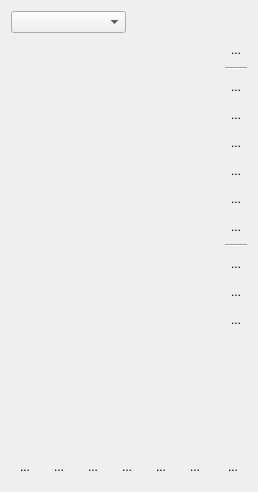
<?xml version="1.0" encoding="UTF-8"?>
<ui version="4.0">
 <class>WdgLayerBox</class>
 <widget class="QWidget" name="WdgLayerBox">
  <property name="geometry">
   <rect>
    <x>0</x>
    <y>0</y>
    <width>258</width>
    <height>492</height>
   </rect>
  </property>
  <layout class="QGridLayout" name="gridLayout">
   <item row="0" column="0">
    <layout class="QHBoxLayout" name="hbox2">
     <property name="margin">
      <number>0</number>
     </property>
     <item>
      <widget class="KisCompositeOpComboBox" name="cmbComposite">
       <property name="sizePolicy">
        <sizepolicy hsizetype="MinimumExpanding" vsizetype="Fixed">
         <horstretch>0</horstretch>
         <verstretch>0</verstretch>
        </sizepolicy>
       </property>
       <property name="toolTip">
        <string>Blending Mode</string>
       </property>
       <property name="whatsThis">
        <string>Select the blending mode for the layer.</string>
       </property>
      </widget>
     </item>
     <item>
      <widget class="KisDoubleSliderSpinBox" name="doubleOpacity" native="true">
       <property name="sizePolicy">
        <sizepolicy hsizetype="MinimumExpanding" vsizetype="Minimum">
         <horstretch>0</horstretch>
         <verstretch>0</verstretch>
        </sizepolicy>
       </property>
       <property name="minimumSize">
        <size>
         <width>10</width>
         <height>15</height>
        </size>
       </property>
       <property name="toolTip">
        <string>Layer Opacity</string>
       </property>
       <property name="whatsThis">
        <string>Adjust the transparency of the layer</string>
       </property>
      </widget>
     </item>
    </layout>
   </item>
   <item row="1" column="0">
    <layout class="QHBoxLayout" name="horizontalLayout">
     <item>
      <widget class="KoDocumentSectionView" name="listLayers" native="true">
       <property name="sizePolicy">
        <sizepolicy hsizetype="MinimumExpanding" vsizetype="Expanding">
         <horstretch>0</horstretch>
         <verstretch>0</verstretch>
        </sizepolicy>
       </property>
      </widget>
     </item>
     <item>
      <layout class="QVBoxLayout" name="verticalLayout">
       <item>
        <widget class="QToolButton" name="bnViewMode">
         <property name="minimumSize">
          <size>
           <width>22</width>
           <height>22</height>
          </size>
         </property>
         <property name="maximumSize">
          <size>
           <width>22</width>
           <height>22</height>
          </size>
         </property>
         <property name="text">
          <string>...</string>
         </property>
         <property name="iconSize">
          <size>
           <width>16</width>
           <height>16</height>
          </size>
         </property>
         <property name="autoRaise">
          <bool>true</bool>
         </property>
        </widget>
       </item>
       <item>
        <widget class="Line" name="line_2">
         <property name="orientation">
          <enum>Qt::Horizontal</enum>
         </property>
        </widget>
       </item>
       <item>
        <widget class="KisDropButton" name="bnAddPaintLayer">
         <property name="minimumSize">
          <size>
           <width>22</width>
           <height>22</height>
          </size>
         </property>
         <property name="maximumSize">
          <size>
           <width>22</width>
           <height>22</height>
          </size>
         </property>
         <property name="toolTip">
          <string>Add a New Paint Layer</string>
         </property>
         <property name="whatsThis">
          <string>Add a New Paint Layer. Press to create an empty paint layer. Drop an existing layer or mask to create a new paint layer based on the layer or mask.</string>
         </property>
         <property name="text">
          <string>...</string>
         </property>
         <property name="iconSize">
          <size>
           <width>16</width>
           <height>16</height>
          </size>
         </property>
         <property name="autoRaise">
          <bool>true</bool>
         </property>
        </widget>
       </item>
       <item>
        <widget class="KisDropButton" name="bnAddGroupLayer">
         <property name="minimumSize">
          <size>
           <width>22</width>
           <height>22</height>
          </size>
         </property>
         <property name="maximumSize">
          <size>
           <width>22</width>
           <height>22</height>
          </size>
         </property>
         <property name="toolTip">
          <string>Add a Group Layer</string>
         </property>
         <property name="statusTip">
          <string/>
         </property>
         <property name="whatsThis">
          <string>Add a Group Layer. Press to create an empty group layer, or drop a layer to create a new group containing that layer.</string>
         </property>
         <property name="text">
          <string>...</string>
         </property>
         <property name="iconSize">
          <size>
           <width>16</width>
           <height>16</height>
          </size>
         </property>
         <property name="autoRaise">
          <bool>true</bool>
         </property>
        </widget>
       </item>
       <item>
        <widget class="KisDropButton" name="bnAddFilterLayer">
         <property name="minimumSize">
          <size>
           <width>22</width>
           <height>22</height>
          </size>
         </property>
         <property name="maximumSize">
          <size>
           <width>22</width>
           <height>22</height>
          </size>
         </property>
         <property name="toolTip">
          <string>Add a Filter Layer</string>
         </property>
         <property name="whatsThis">
          <string>Add a Filter Layer. Press to create an empty filter layer or a filter layer with the current selection. Drop a layer or mask to create a filter layer based on that layer or mask.</string>
         </property>
         <property name="text">
          <string>...</string>
         </property>
         <property name="iconSize">
          <size>
           <width>16</width>
           <height>16</height>
          </size>
         </property>
         <property name="autoRaise">
          <bool>true</bool>
         </property>
        </widget>
       </item>
       <item>
        <widget class="KisDropButton" name="bnAddCloneLayer">
         <property name="minimumSize">
          <size>
           <width>22</width>
           <height>22</height>
          </size>
         </property>
         <property name="maximumSize">
          <size>
           <width>22</width>
           <height>22</height>
          </size>
         </property>
         <property name="toolTip">
          <string>Add a Clone Layer</string>
         </property>
         <property name="whatsThis">
          <string>Add a Clone Layer. Press to clone the current layer, or drop any layer to create a clone.</string>
         </property>
         <property name="text">
          <string>...</string>
         </property>
         <property name="iconSize">
          <size>
           <width>16</width>
           <height>16</height>
          </size>
         </property>
         <property name="autoRaise">
          <bool>true</bool>
         </property>
        </widget>
       </item>
       <item>
        <widget class="KisDropButton" name="bnAddGeneratedLayer">
         <property name="minimumSize">
          <size>
           <width>22</width>
           <height>22</height>
          </size>
         </property>
         <property name="maximumSize">
          <size>
           <width>22</width>
           <height>22</height>
          </size>
         </property>
         <property name="toolTip">
          <string>Add a Generated Layer</string>
         </property>
         <property name="whatsThis">
          <string>Add a Generated Layer. Press to create an empty generated layer or a generated layer with the current selection. Drop a layer or mask to create a generated layer based on that layer or mask.</string>
         </property>
         <property name="text">
          <string>...</string>
         </property>
         <property name="iconSize">
          <size>
           <width>16</width>
           <height>16</height>
          </size>
         </property>
         <property name="autoRaise">
          <bool>true</bool>
         </property>
        </widget>
       </item>
       <item>
        <widget class="KisDropButton" name="bnAddShapeLayer">
         <property name="minimumSize">
          <size>
           <width>22</width>
           <height>22</height>
          </size>
         </property>
         <property name="maximumSize">
          <size>
           <width>22</width>
           <height>22</height>
          </size>
         </property>
         <property name="toolTip">
          <string>Create a new Shape Layer</string>
         </property>
         <property name="whatsThis">
          <string>Create a new Shape Layer. Shape layers contain vector objects such as text or vector graphics. Drop vector objects from the shape selector on the canvas after selecting a shape layer.</string>
         </property>
         <property name="text">
          <string>...</string>
         </property>
         <property name="iconSize">
          <size>
           <width>16</width>
           <height>16</height>
          </size>
         </property>
         <property name="autoRaise">
          <bool>true</bool>
         </property>
        </widget>
       </item>
       <item>
        <widget class="Line" name="line">
         <property name="orientation">
          <enum>Qt::Horizontal</enum>
         </property>
        </widget>
       </item>
       <item>
        <widget class="KisDropButton" name="bnAddTransparencyMask">
         <property name="minimumSize">
          <size>
           <width>22</width>
           <height>22</height>
          </size>
         </property>
         <property name="maximumSize">
          <size>
           <width>22</width>
           <height>22</height>
          </size>
         </property>
         <property name="toolTip">
          <string>Add a Transparency Mask</string>
         </property>
         <property name="whatsThis">
          <string>Add a New Transparency Mask. Press to create an empty transparency mask or a transparency mask based on the current global selection. Drop a layer or mask to create a new transparency mask based on a layer, a layer's channels or the mask.</string>
         </property>
         <property name="text">
          <string>...</string>
         </property>
         <property name="iconSize">
          <size>
           <width>16</width>
           <height>16</height>
          </size>
         </property>
         <property name="autoRaise">
          <bool>true</bool>
         </property>
        </widget>
       </item>
       <item>
        <widget class="KisDropButton" name="bnAddFilterMask">
         <property name="minimumSize">
          <size>
           <width>22</width>
           <height>22</height>
          </size>
         </property>
         <property name="maximumSize">
          <size>
           <width>22</width>
           <height>22</height>
          </size>
         </property>
         <property name="toolTip">
          <string>Add a Filter Mask</string>
         </property>
         <property name="whatsThis">
          <string>Add a Filter Mask. Press to create an empty filter mask or a filter mask with the current selection. Drop a layer or mask to create a filter mask based on that layer or mask.</string>
         </property>
         <property name="text">
          <string>...</string>
         </property>
         <property name="iconSize">
          <size>
           <width>16</width>
           <height>16</height>
          </size>
         </property>
         <property name="autoRaise">
          <bool>true</bool>
         </property>
        </widget>
       </item>
       <item>
        <widget class="KisDropButton" name="bnAddLocalSelectionMask">
         <property name="minimumSize">
          <size>
           <width>22</width>
           <height>22</height>
          </size>
         </property>
         <property name="maximumSize">
          <size>
           <width>22</width>
           <height>22</height>
          </size>
         </property>
         <property name="toolTip">
          <string>Add a New Local Selection Mask</string>
         </property>
         <property name="whatsThis">
          <string>Add a New Local Selection Mask. Press to create an empty local selection or a local selection based on the current global selection. Drop a layer or mask to create a new local selection based on a layer, a layer's channels or the mask.</string>
         </property>
         <property name="text">
          <string>...</string>
         </property>
         <property name="iconSize">
          <size>
           <width>16</width>
           <height>16</height>
          </size>
         </property>
         <property name="autoRaise">
          <bool>true</bool>
         </property>
        </widget>
       </item>
       <item>
        <spacer name="verticalSpacer">
         <property name="orientation">
          <enum>Qt::Vertical</enum>
         </property>
         <property name="sizeHint" stdset="0">
          <size>
           <width>20</width>
           <height>40</height>
          </size>
         </property>
        </spacer>
       </item>
      </layout>
     </item>
    </layout>
   </item>
   <item row="2" column="0">
    <layout class="QHBoxLayout" name="hbox1">
     <property name="topMargin">
      <number>0</number>
     </property>
     <item>
      <widget class="QToolButton" name="bnDuplicate">
       <property name="minimumSize">
        <size>
         <width>28</width>
         <height>28</height>
        </size>
       </property>
       <property name="toolTip">
        <string>Duplicate layer or mask</string>
       </property>
       <property name="statusTip">
        <string>Duplicate layer or mask</string>
       </property>
       <property name="whatsThis">
        <string>Duplicate the currently selected layer or mask</string>
       </property>
       <property name="text">
        <string>...</string>
       </property>
       <property name="iconSize">
        <size>
         <width>22</width>
         <height>22</height>
        </size>
       </property>
       <property name="autoRaise">
        <bool>true</bool>
       </property>
      </widget>
     </item>
     <item>
      <widget class="QToolButton" name="bnLower">
       <property name="minimumSize">
        <size>
         <width>28</width>
         <height>28</height>
        </size>
       </property>
       <property name="toolTip">
        <string>Move layer or mask down</string>
       </property>
       <property name="text">
        <string>...</string>
       </property>
       <property name="iconSize">
        <size>
         <width>22</width>
         <height>22</height>
        </size>
       </property>
       <property name="autoRaise">
        <bool>true</bool>
       </property>
      </widget>
     </item>
     <item>
      <widget class="QToolButton" name="bnRaise">
       <property name="minimumSize">
        <size>
         <width>28</width>
         <height>28</height>
        </size>
       </property>
       <property name="toolTip">
        <string>Move layer or mask up</string>
       </property>
       <property name="text">
        <string>...</string>
       </property>
       <property name="iconSize">
        <size>
         <width>22</width>
         <height>22</height>
        </size>
       </property>
       <property name="autoRaise">
        <bool>true</bool>
       </property>
      </widget>
     </item>
     <item>
      <widget class="QToolButton" name="bnLeft">
       <property name="minimumSize">
        <size>
         <width>28</width>
         <height>28</height>
        </size>
       </property>
       <property name="toolTip">
        <string>Move layer out of group</string>
       </property>
       <property name="text">
        <string>...</string>
       </property>
       <property name="iconSize">
        <size>
         <width>22</width>
         <height>22</height>
        </size>
       </property>
       <property name="autoRaise">
        <bool>true</bool>
       </property>
      </widget>
     </item>
     <item>
      <widget class="QToolButton" name="bnRight">
       <property name="minimumSize">
        <size>
         <width>28</width>
         <height>28</height>
        </size>
       </property>
       <property name="toolTip">
        <string>Move layer into group</string>
       </property>
       <property name="text">
        <string>...</string>
       </property>
       <property name="iconSize">
        <size>
         <width>22</width>
         <height>22</height>
        </size>
       </property>
       <property name="autoRaise">
        <bool>true</bool>
       </property>
      </widget>
     </item>
     <item>
      <widget class="QToolButton" name="bnProperties">
       <property name="minimumSize">
        <size>
         <width>28</width>
         <height>28</height>
        </size>
       </property>
       <property name="toolTip">
        <string>View or change the layer properties</string>
       </property>
       <property name="text">
        <string>...</string>
       </property>
       <property name="iconSize">
        <size>
         <width>22</width>
         <height>22</height>
        </size>
       </property>
       <property name="autoRaise">
        <bool>true</bool>
       </property>
      </widget>
     </item>
     <item>
      <spacer>
       <property name="orientation">
        <enum>Qt::Horizontal</enum>
       </property>
       <property name="sizeType">
        <enum>QSizePolicy::Expanding</enum>
       </property>
       <property name="sizeHint" stdset="0">
        <size>
         <width>151</width>
         <height>22</height>
        </size>
       </property>
      </spacer>
     </item>
     <item>
      <widget class="QToolButton" name="bnDelete">
       <property name="minimumSize">
        <size>
         <width>28</width>
         <height>28</height>
        </size>
       </property>
       <property name="toolTip">
        <string>Delete the layer or mask</string>
       </property>
       <property name="text">
        <string>...</string>
       </property>
       <property name="iconSize">
        <size>
         <width>22</width>
         <height>22</height>
        </size>
       </property>
       <property name="autoRaise">
        <bool>true</bool>
       </property>
      </widget>
     </item>
    </layout>
   </item>
  </layout>
 </widget>
 <layoutdefault spacing="6" margin="11"/>
 <customwidgets>
  <customwidget>
   <class>KisCompositeOpComboBox</class>
   <extends>QComboBox</extends>
   <header>widgets/kis_cmb_composite.h</header>
  </customwidget>
  <customwidget>
   <class>KisDoubleSliderSpinBox</class>
   <extends>QWidget</extends>
   <header>kis_slider_spin_box.h</header>
  </customwidget>
  <customwidget>
   <class>KoDocumentSectionView</class>
   <extends></extends>
   <header location="global">KoDocumentSectionView.h</header>
  </customwidget>
  <customwidget>
   <class>KisDropButton</class>
   <extends>QToolButton</extends>
   <header>kis_drop_button.h</header>
  </customwidget>
 </customwidgets>
 <tabstops>
  <tabstop>cmbComposite</tabstop>
  <tabstop>bnAddLocalSelectionMask</tabstop>
  <tabstop>bnAddFilterMask</tabstop>
  <tabstop>bnAddTransparencyMask</tabstop>
  <tabstop>bnAddShapeLayer</tabstop>
  <tabstop>bnAddGeneratedLayer</tabstop>
  <tabstop>bnAddCloneLayer</tabstop>
  <tabstop>bnAddFilterLayer</tabstop>
  <tabstop>bnAddGroupLayer</tabstop>
  <tabstop>bnAddPaintLayer</tabstop>
  <tabstop>bnDuplicate</tabstop>
  <tabstop>bnLower</tabstop>
  <tabstop>bnRaise</tabstop>
  <tabstop>bnLeft</tabstop>
  <tabstop>bnRight</tabstop>
  <tabstop>bnProperties</tabstop>
  <tabstop>bnDelete</tabstop>
 </tabstops>
 <resources/>
 <connections/>
</ui>
